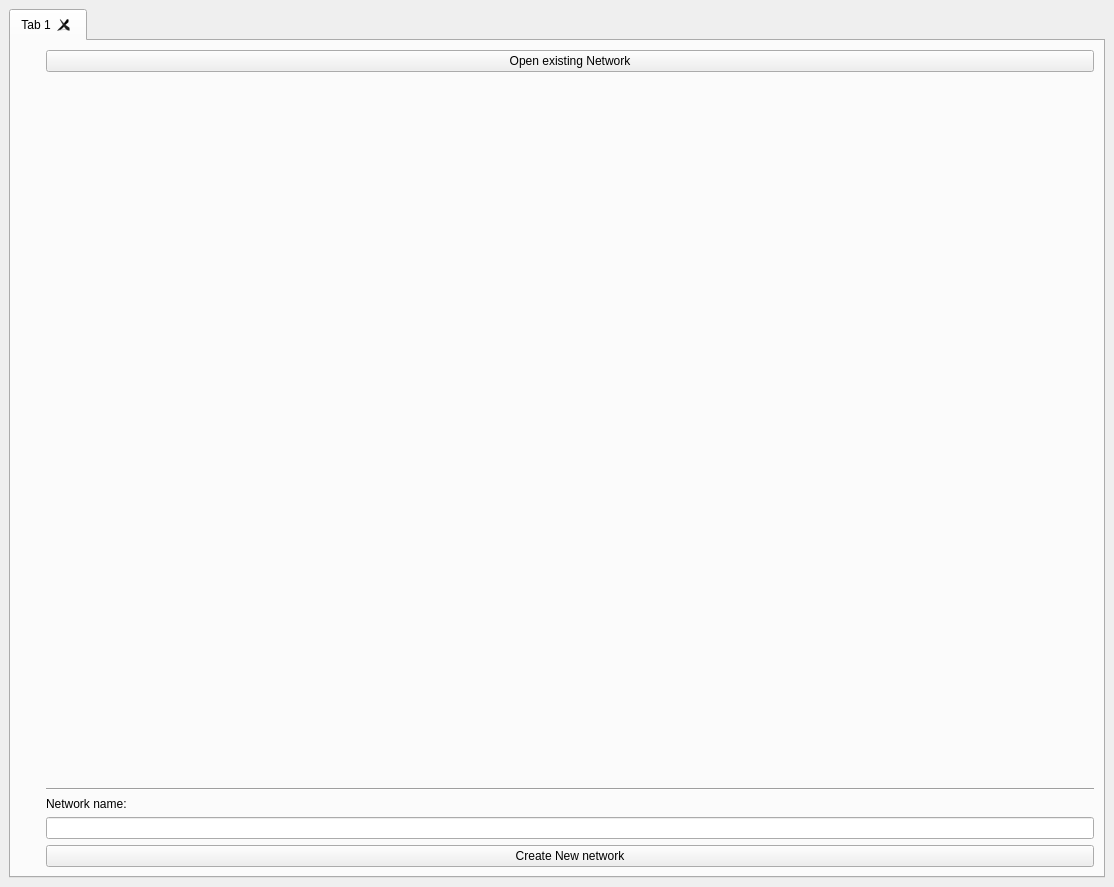
<?xml version="1.0" encoding="UTF-8"?>
<ui version="4.0">
 <class>MainWindow</class>
 <widget class="QMainWindow" name="MainWindow">
  <property name="geometry">
   <rect>
    <x>0</x>
    <y>0</y>
    <width>1114</width>
    <height>887</height>
   </rect>
  </property>
  <property name="windowTitle">
   <string>Network_Creation_Tool</string>
  </property>
  <widget class="QWidget" name="centralwidget">
   <layout class="QGridLayout" name="gridLayout_2">
    <item row="0" column="0">
     <widget class="QTabWidget" name="tabWidget">
      <property name="currentIndex">
       <number>0</number>
      </property>
      <property name="tabsClosable">
       <bool>true</bool>
      </property>
      <widget class="QWidget" name="tb_main_page">
       <attribute name="title">
        <string>Tab 1</string>
       </attribute>
       <layout class="QFormLayout" name="formLayout">
        <item row="0" column="0">
         <spacer name="verticalSpacer">
          <property name="orientation">
           <enum>Qt::Vertical</enum>
          </property>
          <property name="sizeHint" stdset="0">
           <size>
            <width>20</width>
            <height>40</height>
           </size>
          </property>
         </spacer>
        </item>
        <item row="0" column="1">
         <widget class="QPushButton" name="B_OpenNetwork">
          <property name="text">
           <string>Open existing Network</string>
          </property>
         </widget>
        </item>
        <item row="1" column="0">
         <spacer name="verticalSpacer_2">
          <property name="orientation">
           <enum>Qt::Vertical</enum>
          </property>
          <property name="sizeHint" stdset="0">
           <size>
            <width>20</width>
            <height>40</height>
           </size>
          </property>
         </spacer>
        </item>
        <item row="3" column="1">
         <widget class="Line" name="line">
          <property name="orientation">
           <enum>Qt::Horizontal</enum>
          </property>
         </widget>
        </item>
        <item row="6" column="1">
         <widget class="QPushButton" name="B_CreateNetwork">
          <property name="text">
           <string>Create New network</string>
          </property>
         </widget>
        </item>
        <item row="5" column="1">
         <widget class="QLineEdit" name="lineEdit"/>
        </item>
        <item row="4" column="1">
         <widget class="QLabel" name="label">
          <property name="text">
           <string>Network name:</string>
          </property>
         </widget>
        </item>
       </layout>
      </widget>
     </widget>
    </item>
   </layout>
  </widget>
 </widget>
 <resources/>
 <connections/>
</ui>
